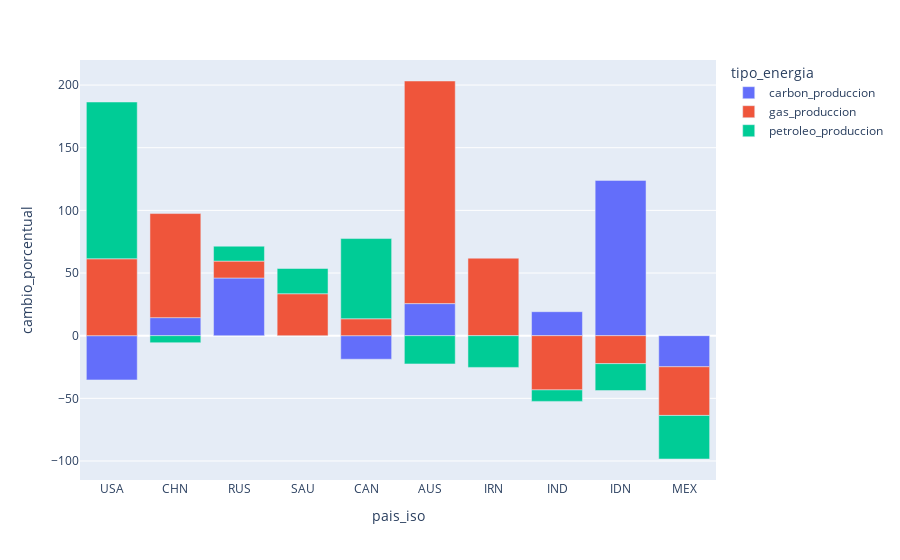

Notebook cell for this chart:
### Code cell
# Intentan bajar el consumo. Pero siguen produciendo cada vez mas

data_pct_produccion = data_produccion.get_pct_change(2010, 2019)
pct_plot(data_pct_produccion)

### Figure 1 — Plotly figure (JSON) as saved in the notebook; plotly's stock layout.template omitted (floating-point values rounded to 4 significant figures)
{"data": [{"alignmentgroup": "True", "hovertemplate": "tipo_energia=carbon_produccion<br>pais_iso=%{x}<br>cambio_porcentual=%{y}<extra></extra>", "legendgroup": "carbon_produccion", "marker": {"color": "#636efa", "pattern": {"shape": ""}}, "name": "carbon_produccion", "offsetgroup": "carbon_produccion", "orientation": "v", "showlegend": true, "textposition": "auto", "type": "bar", "visible": true, "x": ["USA", "CHN", "RUS", "SAU", "CAN", "AUS", "IRN", "IND", "IDN", "MEX"], "xaxis": "x", "y": [-35.31, 14.39, 46.02, null, -18.79, 25.58, null, 19.13, 123.9, -24.81], "yaxis": "y"}, {"alignmentgroup": "True", "hovertemplate": "tipo_energia=gas_produccion<br>pais_iso=%{x}<br>cambio_porcentual=%{y}<extra></extra>", "legendgroup": "gas_produccion", "marker": {"color": "#EF553B", "pattern": {"shape": ""}}, "name": "gas_produccion", "offsetgroup": "gas_produccion", "orientation": "v", "showlegend": true, "textposition": "auto", "type": "bar", "visible": true, "x": ["USA", "CHN", "RUS", "SAU", "CAN", "AUS", "IRN", "IND", "IDN", "MEX"], "xaxis": "x", "y": [61.37, 83.07, 13.48, 33.47, 13.49, 177.7, 61.84, -43.27, -22.32, -38.85], "yaxis": "y"}, {"alignmentgroup": "True", "hovertemplate": "tipo_energia=petroleo_produccion<br>pais_iso=%{x}<br>cambio_porcentual=%{y}<extra></extra>", "legendgroup": "petroleo_produccion", "marker": {"color": "#00cc96", "pattern": {"shape": ""}}, "name": "petroleo_produccion", "offsetgroup": "petroleo_produccion", "orientation": "v", "showlegend": true, "textposition": "auto", "type": "bar", "visible": true, "x": ["USA", "CHN", "RUS", "SAU", "CAN", "AUS", "IRN", "IND", "IDN", "MEX"], "xaxis": "x", "y": [125.1, -5.61, 11.92, 20.13, 64.02, -22.54, -25.33, -9.17, -21.52, -34.75], "yaxis": "y"}], "layout": {"autosize": true, "barmode": "relative", "legend": {"title": {"text": "tipo_energia"}, "tracegroupgap": 0}, "margin": {"t": 60}, "xaxis": {"anchor": "y", "autorange": true, "domain": [0, 1], "range": [-0.5, 9.5], "title": {"text": "pais_iso"}, "type": "category"}, "yaxis": {"anchor": "x", "autorange": true, "domain": [0, 1], "range": [-115.2, 220.0], "title": {"text": "cambio_porcentual"}, "type": "linear"}}}
